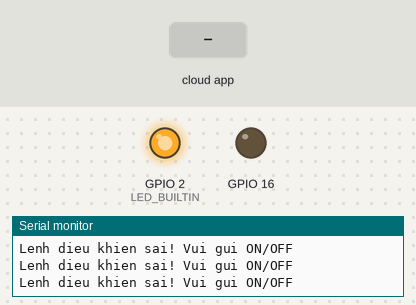
A sketch run on a simulated ESP8266 (NodeMCU). On the bench: output pins drawn as LEDs (lit = HIGH, except the on-board LED, lit = LOW), the last lines printed to the serial monitor. Inputs (shaded band) come from the test bench. WiFi joins after 1.5 s; servers stay silent unless stated; the Firebase database answers and starts empty.

Above: at 3.7 s.
3.8 s: the phone or cloud app sets bt to ON
At 4.1 s:
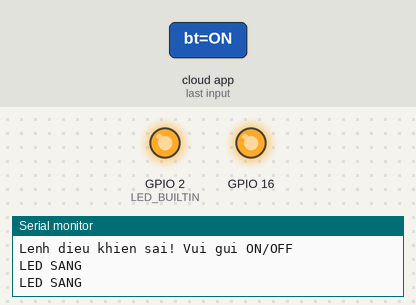
5.3 s: the phone or cloud app sets bt to OFF
At 6.5 s:
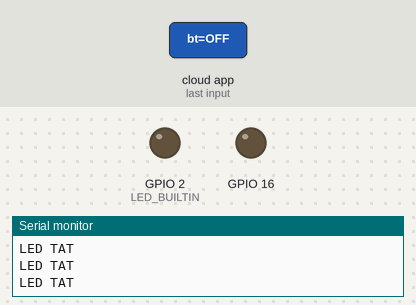
6.8 s: the phone or cloud app sets bt to on
At 7.7 s:
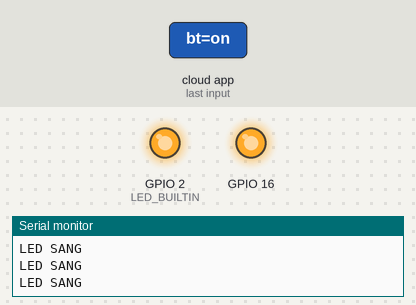
8.3 s: the phone or cloud app sets bt to off
At 8.9 s:
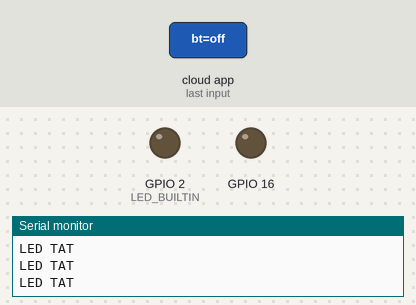
Timing chart, 0 to 10.8 s (numbered marks = the images above; inputs shaded):
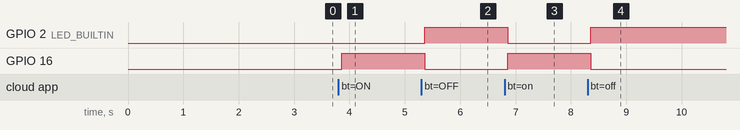

Measured:
- after the input at 3.8 s, GPIO 16: LOW → HIGH after 0.06 s
- after the input at 5.3 s, GPIO 2 (LED_BUILTIN): LOW → HIGH after 0.06 s; GPIO 16: HIGH → LOW after 0.06 s
- after the input at 6.8 s, GPIO 2 (LED_BUILTIN): HIGH → LOW after 0.06 s; GPIO 16: LOW → HIGH after 0.06 s
- after the input at 8.3 s, GPIO 2 (LED_BUILTIN): LOW → HIGH after 0.06 s; GPIO 16: HIGH → LOW after 0.06 s

The sketch:

LED.ino
```cpp
#include <ESP8266WiFi.h>
#include <FirebaseArduino.h>
#define FIREBASE_HOST "controlled-b013c.firebaseio.com"
#define FIREBASE_AUTH "Wb97e0cjuBoRcDfMmsi2eJyvxBnhs4t55lPfYWPJ"
#define WIFI_SSID "Cao Thi Yen"
#define WIFI_PASSWORD "cy12345678"
String fireStatus = "";
void setup() {
  Serial.begin(9600);
  delay(1000);
  pinMode(LED_BUILTIN, OUTPUT);
  pinMode(16, OUTPUT);
  WiFi.begin(WIFI_SSID, WIFI_PASSWORD);
  Serial.print("Dang ket noi ");
  Serial.print(WIFI_SSID);
  while (WiFi.status() != WL_CONNECTED) {
    Serial.print(".");
    delay(500);
  }
  Serial.println();
  Serial.print("Da ket noi ");
  Serial.println(WIFI_SSID);
  Serial.print("Dia chi IP la : ");
  Serial.println(WiFi.localIP());
  Firebase.begin(FIREBASE_HOST, FIREBASE_AUTH);
}
void loop() {
  fireStatus = Firebase.getString("LED/1/bt");
  if (fireStatus == "ON" || fireStatus == "on") {
    Serial.println("LED SANG");
    digitalWrite(LED_BUILTIN, LOW);
    digitalWrite(16, HIGH);
  }
  else if (fireStatus == "OFF" || fireStatus == "off") {
    Serial.println("LED TAT");
    digitalWrite(LED_BUILTIN, HIGH);
    digitalWrite(16, LOW);
  }
  else {
    Serial.println("Lenh dieu khien sai! Vui gui ON/OFF");
  }
}
```
